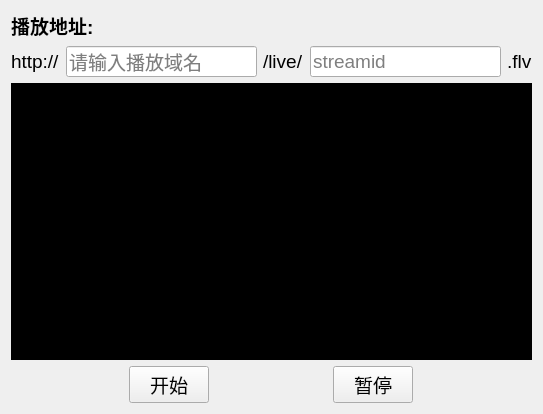
<?xml version="1.0" encoding="UTF-8"?>
<ui version="4.0">
 <class>TestCdnPlayerDialog</class>
 <widget class="QDialog" name="TestCdnPlayerDialog">
  <property name="geometry">
   <rect>
    <x>0</x>
    <y>0</y>
    <width>543</width>
    <height>414</height>
   </rect>
  </property>
  <property name="windowTitle">
   <string>CDN观看</string>
  </property>
  <layout class="QVBoxLayout" name="verticalLayout_2" stretch="0,0,1,0">
   <item>
    <widget class="QLabel" name="label_2">
     <property name="font">
      <font>
       <pointsize>14</pointsize>
       <weight>75</weight>
       <bold>true</bold>
      </font>
     </property>
     <property name="text">
      <string>播放地址:</string>
     </property>
    </widget>
   </item>
   <item>
    <layout class="QHBoxLayout" name="horizontalLayout">
     <item>
      <widget class="QLabel" name="label_3">
       <property name="font">
        <font>
         <pointsize>14</pointsize>
        </font>
       </property>
       <property name="text">
        <string>http://</string>
       </property>
      </widget>
     </item>
     <item>
      <widget class="QLineEdit" name="lineEtDomain">
       <property name="font">
        <font>
         <pointsize>14</pointsize>
        </font>
       </property>
       <property name="placeholderText">
        <string>请输入播放域名</string>
       </property>
      </widget>
     </item>
     <item>
      <widget class="QLabel" name="label_4">
       <property name="font">
        <font>
         <pointsize>14</pointsize>
        </font>
       </property>
       <property name="text">
        <string>/live/</string>
       </property>
      </widget>
     </item>
     <item>
      <widget class="QLineEdit" name="lineEtStreamId">
       <property name="font">
        <font>
         <pointsize>14</pointsize>
        </font>
       </property>
       <property name="placeholderText">
        <string>streamid</string>
       </property>
      </widget>
     </item>
     <item>
      <widget class="QLabel" name="label_5">
       <property name="font">
        <font>
         <pointsize>14</pointsize>
        </font>
       </property>
       <property name="text">
        <string>.flv</string>
       </property>
      </widget>
     </item>
    </layout>
   </item>
   <item>
    <layout class="QVBoxLayout" name="verticalLayout">
     <item>
      <widget class="QWidget" name="videoPlaceHolder" native="true">
       <property name="font">
        <font>
         <pointsize>14</pointsize>
        </font>
       </property>
       <property name="styleSheet">
        <string notr="true">background-color: rgb(0, 0, 0);</string>
       </property>
      </widget>
     </item>
    </layout>
   </item>
   <item>
    <layout class="QHBoxLayout" name="horizontalLayout_2">
     <item>
      <widget class="QPushButton" name="btStart">
       <property name="sizePolicy">
        <sizepolicy hsizetype="Fixed" vsizetype="Fixed">
         <horstretch>0</horstretch>
         <verstretch>0</verstretch>
        </sizepolicy>
       </property>
       <property name="font">
        <font>
         <pointsize>14</pointsize>
        </font>
       </property>
       <property name="focusPolicy">
        <enum>Qt::NoFocus</enum>
       </property>
       <property name="text">
        <string>开始</string>
       </property>
      </widget>
     </item>
     <item>
      <widget class="QPushButton" name="btPause">
       <property name="sizePolicy">
        <sizepolicy hsizetype="Fixed" vsizetype="Fixed">
         <horstretch>0</horstretch>
         <verstretch>0</verstretch>
        </sizepolicy>
       </property>
       <property name="font">
        <font>
         <pointsize>14</pointsize>
        </font>
       </property>
       <property name="focusPolicy">
        <enum>Qt::NoFocus</enum>
       </property>
       <property name="text">
        <string>暂停</string>
       </property>
      </widget>
     </item>
    </layout>
   </item>
  </layout>
 </widget>
 <resources/>
 <connections/>
</ui>
